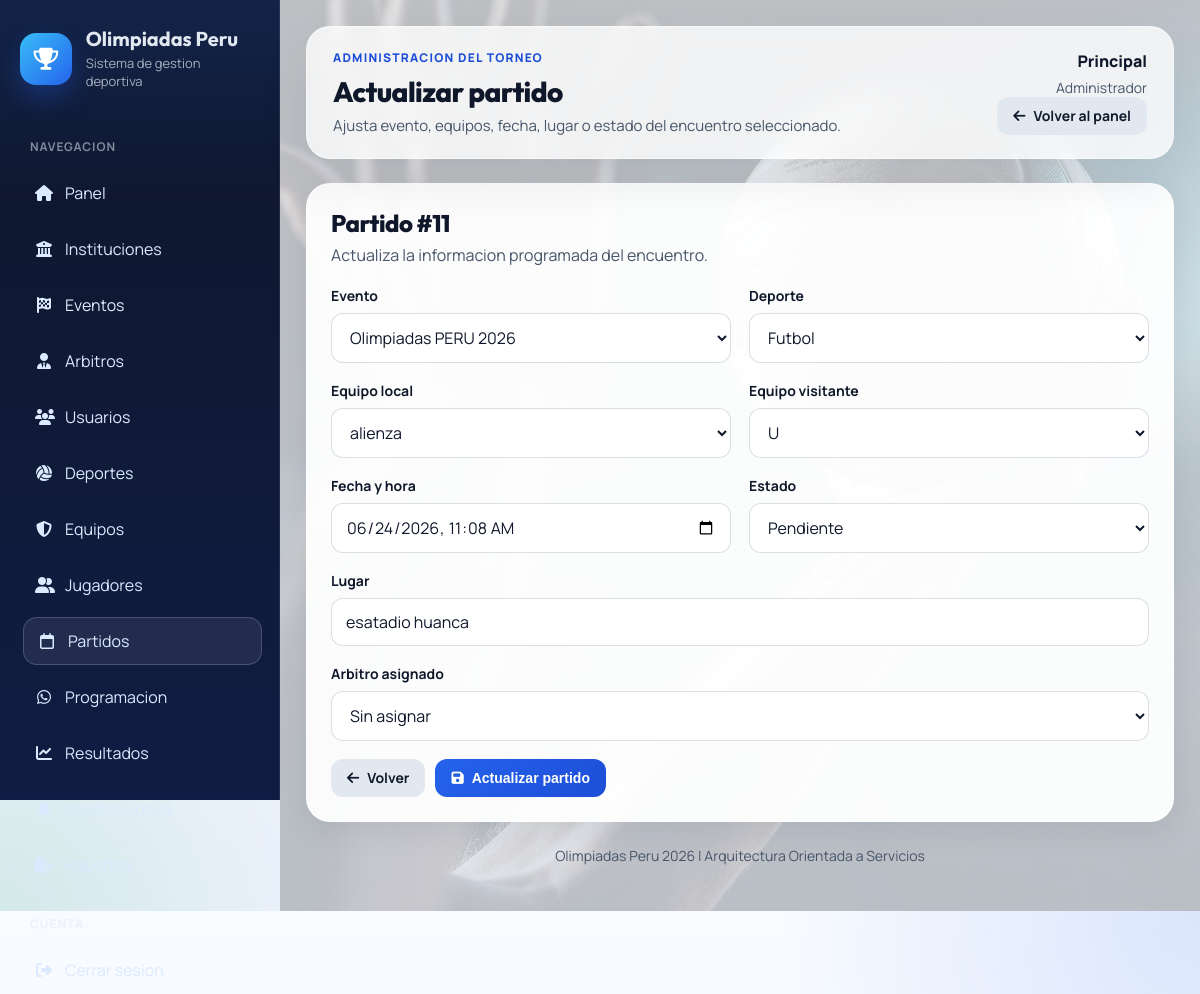
The page /modules/partidos/editar.php?id=11 (signed in) on the database its author committed.
### tables this page shows
CREATE TABLE `partidos` (
  `id_partido` int(11) NOT NULL AUTO_INCREMENT,
  `id_evento` int(11) NOT NULL,
  `id_deporte` int(11) NOT NULL,
  `equipo_local` int(11) NOT NULL,
  `equipo_visitante` int(11) NOT NULL,
  `id_arbitro` int(11) DEFAULT NULL,
  `fecha` datetime DEFAULT NULL,
  `lugar` varchar(150) DEFAULT NULL,
  `estado` enum('Pendiente','Jugando','Finalizado') DEFAULT 'Pendiente',
  PRIMARY KEY (`id_partido`),
  KEY `id_evento` (`id_evento`),
  KEY `id_deporte` (`id_deporte`),
  KEY `equipo_local` (`equipo_local`),
  KEY `equipo_visitante` (`equipo_visitante`),
  KEY `id_arbitro` (`id_arbitro`),
  CONSTRAINT `partidos_ibfk_1` FOREIGN KEY (`id_evento`) REFERENCES `eventos` (`id_evento`),
  CONSTRAINT `partidos_ibfk_2` FOREIGN KEY (`id_deporte`) REFERENCES `deportes` (`id_deporte`),
  CONSTRAINT `partidos_ibfk_3` FOREIGN KEY (`equipo_local`) REFERENCES `equipos` (`id_equipo`),
  CONSTRAINT `partidos_ibfk_4` FOREIGN KEY (`equipo_visitante`) REFERENCES `equipos` (`id_equipo`),
  CONSTRAINT `partidos_ibfk_5` FOREIGN KEY (`id_arbitro`) REFERENCES `arbitros` (`id_arbitro`)
);

CREATE TABLE `eventos` (
  `id_evento` int(11) NOT NULL AUTO_INCREMENT,
  `nombre` varchar(150) NOT NULL,
  `descripcion` text DEFAULT NULL,
  `fecha_inicio` date DEFAULT NULL,
  `fecha_fin` date DEFAULT NULL,
  `estado` enum('Pendiente','En Curso','Finalizado') DEFAULT 'Pendiente',
  PRIMARY KEY (`id_evento`)
);

CREATE TABLE `deportes` (
  `id_deporte` int(11) NOT NULL AUTO_INCREMENT,
  `nombre` varchar(100) NOT NULL,
  `tipo` enum('Varones','Damas','Mixto') NOT NULL,
  `descripcion` text DEFAULT NULL,
  PRIMARY KEY (`id_deporte`)
);

CREATE TABLE `equipos` (
  `id_equipo` int(11) NOT NULL AUTO_INCREMENT,
  `nombre` varchar(100) NOT NULL,
  `director_tecnico` varchar(100) DEFAULT NULL,
  `logo` varchar(255) DEFAULT NULL,
  `fecha_registro` timestamp NOT NULL DEFAULT current_timestamp(),
  `id_institucion` int(11) NOT NULL,
  `id_deporte` int(11) NOT NULL,
  `id_categoria` int(11) NOT NULL,
  `capitan` varchar(100) DEFAULT NULL,
  `telefono_capitan` varchar(20) DEFAULT NULL,
  PRIMARY KEY (`id_equipo`),
  KEY `id_institucion` (`id_institucion`),
  KEY `id_deporte` (`id_deporte`),
  KEY `id_categoria` (`id_categoria`),
  CONSTRAINT `equipos_ibfk_1` FOREIGN KEY (`id_institucion`) REFERENCES `instituciones` (`id_institucion`),
  CONSTRAINT `equipos_ibfk_2` FOREIGN KEY (`id_deporte`) REFERENCES `deportes` (`id_deporte`),
  CONSTRAINT `equipos_ibfk_3` FOREIGN KEY (`id_categoria`) REFERENCES `categorias` (`id_categoria`)
);

### modules/partidos/editar.php (called while the page is built, shortened)
<?php
require __DIR__ . '/edit_view.php';
return;
?>

### includes/auth.php (called while the page is built, shortened)
<?php
function e(string $value): string
{
    return htmlspecialchars($value, ENT_QUOTES, 'UTF-8');
}

### modules/partidos/edit_view.php (the view, shortened to what this page needs)
<?php
include '../../config/database.php';
$id = (int) ($_GET['id'] ?? 0);
$stmt = $conexion->prepare('SELECT * FROM partidos WHERE id_partido = ?');
$stmt->execute([$id]);
$partido = $stmt->fetch();
$equipos = $conexion->query('SELECT * FROM equipos ORDER BY nombre')->fetchAll();
$eventos = $conexion->query('SELECT * FROM eventos ORDER BY fecha_inicio DESC')->fetchAll();
$deportes = $conexion->query('SELECT * FROM deportes ORDER BY nombre')->fetchAll();
require '../../includes/app_header.php';
?>
<section class="form-card">
    <div class="toolbar">
        <div class="toolbar__title">
            <h2>Partido #<?= e((string) $partido['id_partido']) ?></h2>
            <p>Actualiza la informacion programada del encuentro.</p>
        </div>
    </div>
    <form action="actualizar.php" method="POST" class="form-grid">
        <div class="form-grid form-grid--two">
            <div class="field">
                <label for="id_evento">Evento</label>
                <select id="id_evento" name="id_evento" required>
                    <?php foreach ($eventos as $evento): ?>
                        <option value="<?= e((string) $evento['id_evento']) ?>" <?= (int) $partido['id_evento'] === (int) $evento['id_evento'] ? 'selected' : '' ?>>
                            <?= e($evento['nombre']) ?>
                        </option>
                    <?php endforeach; ?>
                </select>
            </div>
            <div class="field">
                <label for="id_deporte">Deporte</label>
                <select id="id_deporte" name="id_deporte" required>
                    <?php foreach ($deportes as $deporte): ?>
                        <option value="<?= e((string) $deporte['id_deporte']) ?>" <?= (int) $partido['id_deporte'] === (int) $deporte['id_deporte'] ? 'selected' : '' ?>>
                            <?= e($deporte['nombre']) ?>
                        </option>
                    <?php endforeach; ?>
                </select>
            </div>
        </div>
        <div class="form-grid form-grid--two">
            <div class="field">
                <label for="equipo_local">Equipo local</label>
                <select id="equipo_local" name="equipo_local" required>
                    <?php foreach ($equipos as $equipo): ?>
                        <option value="<?= e((string) $equipo['id_equipo']) ?>" <?= (int) $partido['equipo_local'] === (int) $equipo['id_equipo'] ? 'selected' : '' ?>>
                            <?= e($equipo['nombre']) ?>
                        </option>
                    <?php endforeach; ?>
                </select>
            </div>
            <div class="field">
                <label for="equipo_visitante">Equipo visitante</label>
                <select id="equipo_visitante" name="equipo_visitante" required>
                    <?php foreach ($equipos as $equipo): ?>
                        <option value="<?= e((string) $equipo['id_equipo']) ?>" <?= (int) $partido['equipo_visitante'] === (int) $equipo['id_equipo'] ? 'selected' : '' ?>>
                            <?= e($equipo['nombre']) ?>
                        </option>
                    <?php endforeach; ?>
                </select>
            </div>
        </div>
        <div class="form-grid form-grid--two">
            <div class="field">
                <label for="fecha">Fecha y hora</label>
                <input id="fecha" type="datetime-local" name="fecha" value="<?= e(date('Y-m-d\TH:i', strtotime((string) $partido['fecha']))) ?>" required>
            </div>
            <div class="field">
                <label for="estado">Estado</label>
                <select id="estado" name="estado" required>
                    <?php foreach (['Pendiente', 'Jugando', 'Finalizado'] as $estado): ?>
                        <option value="<?= e($estado) ?>" <?= $partido['estado'] === $estado ? 'selected' : '' ?>><?= e($estado) ?></option>
                    <?php endforeach; ?>
                </select>
            </div>
        </div>
        <div class="field">
            <label for="lugar">Lugar</label>
            <input id="lugar" type="text" name="lugar" value="<?= e((string) $partido['lugar']) ?>" required>
        </div>
        <div class="field">
            <label for="id_arbitro">Arbitro asignado</label>
            <select id="id_arbitro" name="id_arbitro">
                <option value="">Sin asignar</option>
            </select>
        </div>
        <div class="action-row">
            <a class="btn btn-secondary" href="index.php">
                <i class="fa-solid fa-arrow-left"></i>
                Volver
            </a>
            <button class="btn btn-primary" type="submit">
                <i class="fa-solid fa-floppy-disk"></i>
                Actualizar partido
            </button>
        </div>
    </form>
</section>
<?php require '../../includes/app_footer.php'; ?>

### css/style.css (style rules this page uses)
:root { --bg: #eef2ff; --surface: #ffffff; --text: #0f172a; --text-soft: #475569; --primary: #2563eb; --primary-2: #1d4ed8; --success: #16a34a; --warning: #f59e0b; --danger: #dc2626; --shadow-soft: 0 20px 50px rgba(15, 23, 42, 0.08); --shadow-card: 0 10px 30px rgba(15, 23, 42, 0.08); --radius-xl: 24px; --radius-lg: 18px; --radius-md: 14px; --radius-sm: 10px; --transition: 180ms ease; }
* { box-sizing: border-box; margin: 0; padding: 0; }
html { scroll-behavior: smooth; }
body { background: radial-gradient(circle at top right, rgba(37, 99, 235, 0.14), transparent 28%), radial-gradient(circle at bottom left, rgba(22, 163, 74, 0.12), transparent 24%), linear-gradient(180deg, #f8fbff 0%, var(--bg) 100%); color: var(--text); font-family: "Manrope", "Segoe UI", Tahoma, Geneva, Verdana, sans-serif; min-height: 100vh; }
h1, h2, h3, h4, h5, h6, .app-brand__title, .app-topbar__title { font-family: "Outfit", "Manrope", "Segoe UI", sans-serif; }
a { color: inherit; }
.hero-card, .panel-card, .data-card, .form-card, .auth-card { background: rgba(255, 255, 255, 0.94); border: 1px solid rgba(255, 255, 255, 0.7); border-radius: var(--radius-xl); box-shadow: var(--shadow-card); }
.hero-card, .panel-card, .data-card, .form-card { padding: 24px; }
.toolbar { align-items: center; display: flex; flex-wrap: wrap; gap: 12px; justify-content: space-between; margin-bottom: 20px; }
.toolbar__title h2, .section-title { font-size: 24px; font-weight: 800; letter-spacing: -0.02em; }
.toolbar__title p { color: var(--text-soft); margin-top: 6px; }
.btn, button, input[type="submit"] { align-items: center; border: 0; border-radius: 12px; cursor: pointer; display: inline-flex; font-size: 14px; font-weight: 700; gap: 8px; justify-content: center; line-height: 1; padding: 12px 16px; text-decoration: none; transition: transform var(--transition), box-shadow var(--transition), background var(--transition), opacity var(--transition); }
.btn-primary { background: linear-gradient(135deg, var(--primary), var(--primary-2)); color: #fff; }
.btn-secondary { background: #e2e8f0; color: #0f172a; }
.form-card form, .form-grid { display: grid; gap: 18px; }
.form-grid--two { grid-template-columns: repeat(2, minmax(0, 1fr)); }
.field { display: grid; gap: 8px; }
.field label { color: var(--text); font-size: 14px; font-weight: 700; }
input, select, textarea { background: #fff; border: 1px solid rgba(148, 163, 184, 0.35); border-radius: 12px; color: var(--text); font: inherit; min-height: 48px; padding: 12px 14px; transition: border-color var(--transition), box-shadow var(--transition), background var(--transition); width: 100%; }
.action-row { display: flex; flex-wrap: wrap; gap: 10px; }

### rows shown on the page
partidos: id_partido "11", id_evento "Olimpiadas PERU 2026", id_deporte "Futbol", equipo_local "alienza", equipo_visitante "U", fecha "06/24/2026 11:08", lugar "esatadio huanca"

### other values the page prints
$item['label'] "Panel"
$item['label'] "Instituciones"
$item['label'] "Eventos"
$item['label'] "Arbitros"
$item['label'] "Usuarios"
$item['label'] "Deportes"
$item['label'] "Equipos"
$item['label'] "Jugadores"
$item['label'] "Partidos"
$item['label'] "Programacion"
$item['label'] "Resultados"
$pageHeading "Actualizar partido"
$pageDescription "Ajusta evento, equipos, fecha, lugar o estado del encuentro seleccionado."
current_user_name() "Principal"
current_role_label() "Administrador"
